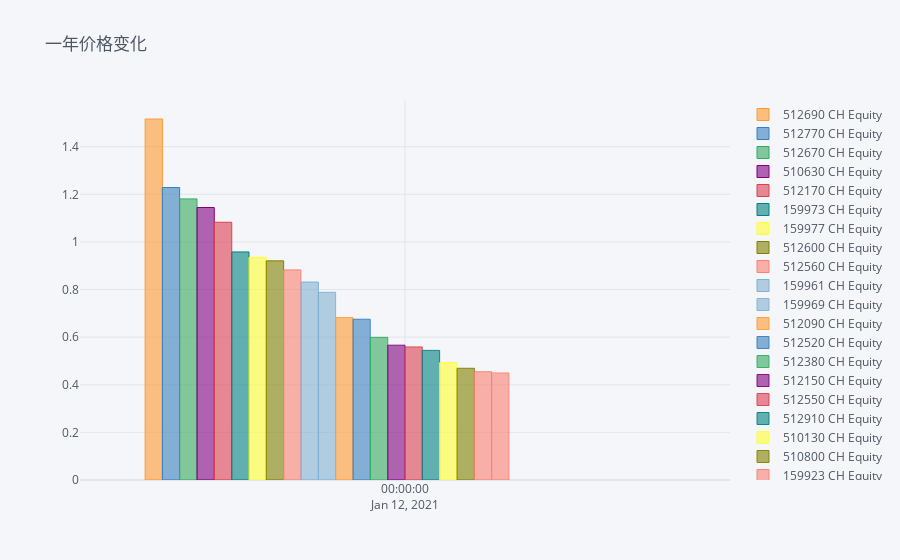

This figure's notebook cell:
### Code cell
chg = price/price.shift(26*12)-1
chg.tail(1).sort_values(by  =chg.index[-1]  ,axis = 1, ascending = False ).iplot(kind ='bar',title = '一年价格变化')

### Figure 1 — Plotly figure (JSON) as saved in the notebook; plotly's stock layout.template omitted (floating-point values rounded to 4 significant figures)
{"data": [{"marker": {"color": "rgba(255, 153, 51, 0.6)", "line": {"color": "rgba(255, 153, 51, 1.0)", "width": 1}}, "name": "512690 CH Equity", "orientation": "v", "text": "", "type": "bar", "x": ["2021-01-12"], "y": [1.516]}, {"marker": {"color": "rgba(55, 128, 191, 0.6)", "line": {"color": "rgba(55, 128, 191, 1.0)", "width": 1}}, "name": "512770 CH Equity", "orientation": "v", "text": "", "type": "bar", "x": ["2021-01-12"], "y": [1.229]}, {"marker": {"color": "rgba(50, 171, 96, 0.6)", "line": {"color": "rgba(50, 171, 96, 1.0)", "width": 1}}, "name": "512670 CH Equity", "orientation": "v", "text": "", "type": "bar", "x": ["2021-01-12"], "y": [1.181]}, {"marker": {"color": "rgba(128, 0, 128, 0.6)", "line": {"color": "rgba(128, 0, 128, 1.0)", "width": 1}}, "name": "510630 CH Equity", "orientation": "v", "text": "", "type": "bar", "x": ["2021-01-12"], "y": [1.145]}, {"marker": {"color": "rgba(219, 64, 82, 0.6)", "line": {"color": "rgba(219, 64, 82, 1.0)", "width": 1}}, "name": "512170 CH Equity", "orientation": "v", "text": "", "type": "bar", "x": ["2021-01-12"], "y": [1.083]}, {"marker": {"color": "rgba(0, 128, 128, 0.6)", "line": {"color": "rgba(0, 128, 128, 1.0)", "width": 1}}, "name": "159973 CH Equity", "orientation": "v", "text": "", "type": "bar", "x": ["2021-01-12"], "y": [0.9579]}, {"marker": {"color": "rgba(255, 255, 51, 0.6)", "line": {"color": "rgba(255, 255, 51, 1.0)", "width": 1}}, "name": "159977 CH Equity", "orientation": "v", "text": "", "type": "bar", "x": ["2021-01-12"], "y": [0.9352]}, {"marker": {"color": "rgba(128, 128, 0, 0.6)", "line": {"color": "rgba(128, 128, 0, 1.0)", "width": 1}}, "name": "512600 CH Equity", "orientation": "v", "text": "", "type": "bar", "x": ["2021-01-12"], "y": [0.9205]}, {"marker": {"color": "rgba(251, 128, 114, 0.6)", "line": {"color": "rgba(251, 128, 114, 1.0)", "width": 1}}, "name": "512560 CH Equity", "orientation": "v", "text": "", "type": "bar", "x": ["2021-01-12"], "y": [0.8824]}, {"marker": {"color": "rgba(128, 177, 211, 0.6)", "line": {"color": "rgba(128, 177, 211, 1.0)", "width": 1}}, "name": "159961 CH Equity", "orientation": "v", "text": "", "type": "bar", "x": ["2021-01-12"], "y": [0.8315]}, {"marker": {"color": "rgba(128, 177, 211, 0.6)", "line": {"color": "rgba(128, 177, 211, 0.8999999999999999)", "width": 1}}, "name": "159969 CH Equity", "orientation": "v", "text": "", "type": "bar", "x": ["2021-01-12"], "y": [0.7884]}, {"marker": {"color": "rgba(255, 153, 51, 0.6)", "line": {"color": "rgba(255, 153, 51, 0.8999999999999999)", "width": 1}}, "name": "512090 CH Equity", "orientation": "v", "text": "", "type": "bar", "x": ["2021-01-12"], "y": [0.6821]}, {"marker": {"color": "rgba(55, 128, 191, 0.6)", "line": {"color": "rgba(55, 128, 191, 0.8999999999999999)", "width": 1}}, "name": "512520 CH Equity", "orientation": "v", "text": "", "type": "bar", "x": ["2021-01-12"], "y": [0.6754]}, {"marker": {"color": "rgba(50, 171, 96, 0.6)", "line": {"color": "rgba(50, 171, 96, 0.8999999999999999)", "width": 1}}, "name": "512380 CH Equity", "orientation": "v", "text": "", "type": "bar", "x": ["2021-01-12"], "y": [0.5992]}, {"marker": {"color": "rgba(128, 0, 128, 0.6)", "line": {"color": "rgba(128, 0, 128, 0.8999999999999999)", "width": 1}}, "name": "512150 CH Equity", "orientation": "v", "text": "", "type": "bar", "x": ["2021-01-12"], "y": [0.5663]}, {"marker": {"color": "rgba(219, 64, 82, 0.6)", "line": {"color": "rgba(219, 64, 82, 0.8999999999999999)", "width": 1}}, "name": "512550 CH Equity", "orientation": "v", "text": "", "type": "bar", "x": ["2021-01-12"], "y": [0.5589]}, {"marker": {"color": "rgba(0, 128, 128, 0.6)", "line": {"color": "rgba(0, 128, 128, 0.8999999999999999)", "width": 1}}, "name": "512910 CH Equity", "orientation": "v", "text": "", "type": "bar", "x": ["2021-01-12"], "y": [0.5444]}, {"marker": {"color": "rgba(255, 255, 51, 0.6)", "line": {"color": "rgba(255, 255, 51, 0.8999999999999999)", "width": 1}}, "name": "510130 CH Equity", "orientation": "v", "text": "", "type": "bar", "x": ["2021-01-12"], "y": [0.4928]}, {"marker": {"color": "rgba(128, 128, 0, 0.6)", "line": {"color": "rgba(128, 128, 0, 0.8999999999999999)", "width": 1}}, "name": "510800 CH Equity", "orientation": "v", "text": "", "type": "bar", "x": ["2021-01-12"], "y": [0.4693]}, {"marker": {"color": "rgba(251, 128, 114, 0.6)", "line": {"color": "rgba(251, 128, 114, 0.8999999999999999)", "width": 1}}, "name": "159923 CH Equity", "orientation": "v", "text": "", "type": "bar", "x": ["2021-01-12"], "y": [0.4549]}, {"marker": {"color": "rgba(251, 128, 114, 0.6)", "line": {"color": "rgba(251, 128, 114, 0.7999999999999998)", "width": 1}}, "name": "510600 CH Equity", "orientation": "v", "text": "", "type": "bar", "x": ["2021-01-12"], "y": [0.4499]}, {"marker": {"color": "rgba(128, 177, 211, 0.6)", "line": {"color": "rgba(128, 177, 211, 0.7999999999999998)", "width": 1}}, "name": "510100 CH Equity", "orientation": "v", "text": "", "type": "bar", "x": ["2021-01-12"], "y": [""]}, {"marker": {"color": "rgba(255, 153, 51, 0.6)", "line": {"color": "rgba(255, 153, 51, 0.7999999999999998)", "width": 1}}, "name": "515310 CH Equity", "orientation": "v", "text": "", "type": "bar", "x": ["2021-01-12"], "y": [""]}, {"marker": {"color": "rgba(55, 128, 191, 0.6)", "line": {"color": "rgba(55, 128, 191, 0.7999999999999998)", "width": 1}}, "name": "515200 CH Equity", "orientation": "v", "text": "", "type": "bar", "x": ["2021-01-12"], "y": [""]}, {"marker": {"color": "rgba(50, 171, 96, 0.6)", "line": {"color": "rgba(50, 171, 96, 0.7999999999999998)", "width": 1}}, "name": "159987 CH Equity", "orientation": "v", "text": "", "type": "bar", "x": ["2021-01-12"], "y": [""]}, {"marker": {"color": "rgba(128, 0, 128, 0.6)", "line": {"color": "rgba(128, 0, 128, 0.7999999999999998)", "width": 1}}, "name": "515650 CH Equity", "orientation": "v", "text": "", "type": "bar", "x": ["2021-01-12"], "y": [""]}, {"marker": {"color": "rgba(219, 64, 82, 0.6)", "line": {"color": "rgba(219, 64, 82, 0.7999999999999998)", "width": 1}}, "name": "515810 CH Equity", "orientation": "v", "text": "", "type": "bar", "x": ["2021-01-12"], "y": [""]}, {"marker": {"color": "rgba(0, 128, 128, 0.6)", "line": {"color": "rgba(0, 128, 128, 0.7999999999999998)", "width": 1}}, "name": "515520 CH Equity", "orientation": "v", "text": "", "type": "bar", "x": ["2021-01-12"], "y": [""]}, {"marker": {"color": "rgba(255, 255, 51, 0.6)", "line": {"color": "rgba(255, 255, 51, 0.7999999999999998)", "width": 1}}, "name": "515360 CH Equity", "orientation": "v", "text": "", "type": "bar", "x": ["2021-01-12"], "y": [""]}, {"marker": {"color": "rgba(128, 128, 0, 0.6)", "line": {"color": "rgba(128, 128, 0, 0.7999999999999998)", "width": 1}}, "name": "512970 CH Equity", "orientation": "v", "text": "", "type": "bar", "x": ["2021-01-12"], "y": [""]}], "layout": {"legend": {"bgcolor": "#F5F6F9", "font": {"color": "#4D5663"}}, "paper_bgcolor": "#F5F6F9", "plot_bgcolor": "#F5F6F9", "title": {"font": {"color": "#4D5663"}, "text": "一年价格变化"}, "xaxis": {"gridcolor": "#E1E5ED", "showgrid": true, "tickfont": {"color": "#4D5663"}, "title": {"font": {"color": "#4D5663"}, "text": ""}, "zerolinecolor": "#E1E5ED"}, "yaxis": {"gridcolor": "#E1E5ED", "showgrid": true, "tickfont": {"color": "#4D5663"}, "title": {"font": {"color": "#4D5663"}, "text": ""}, "zerolinecolor": "#E1E5ED"}}}
